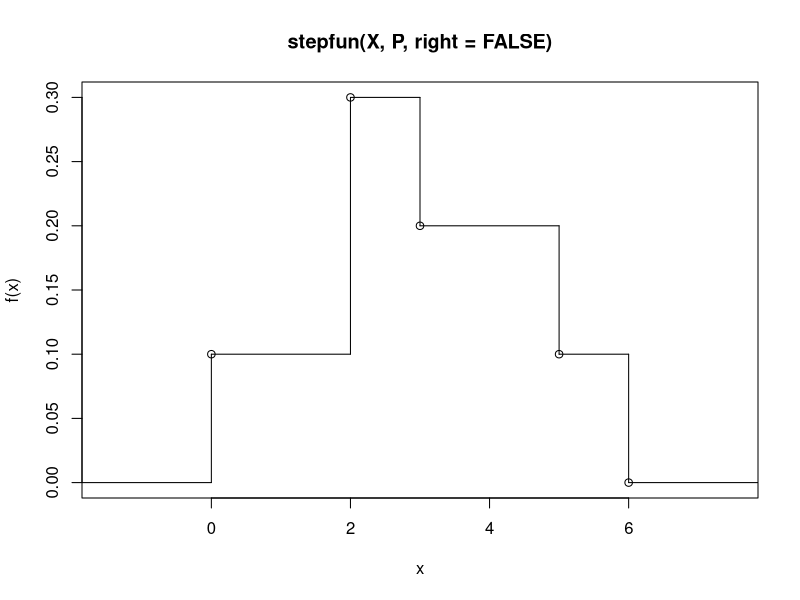
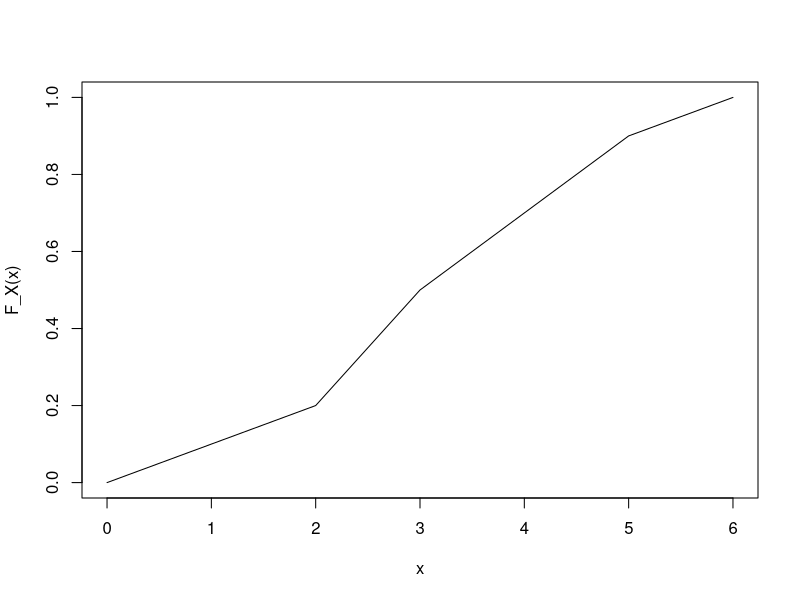
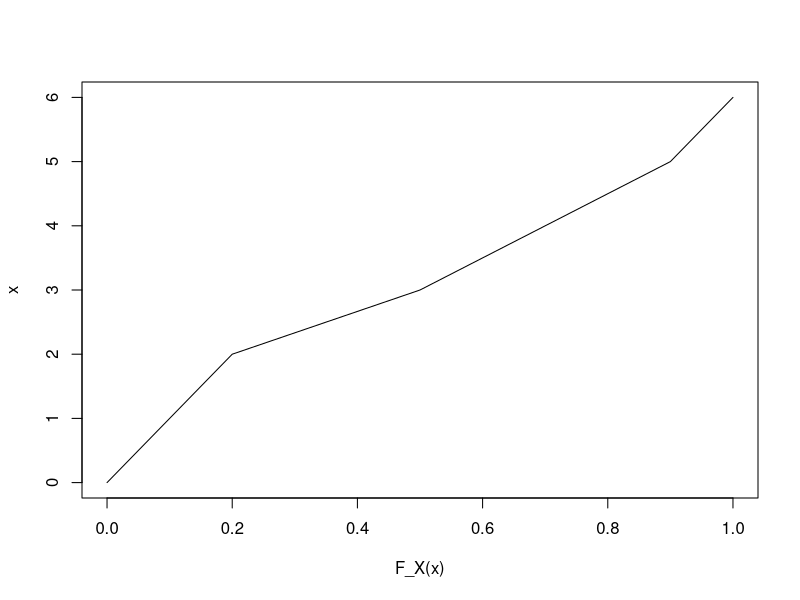
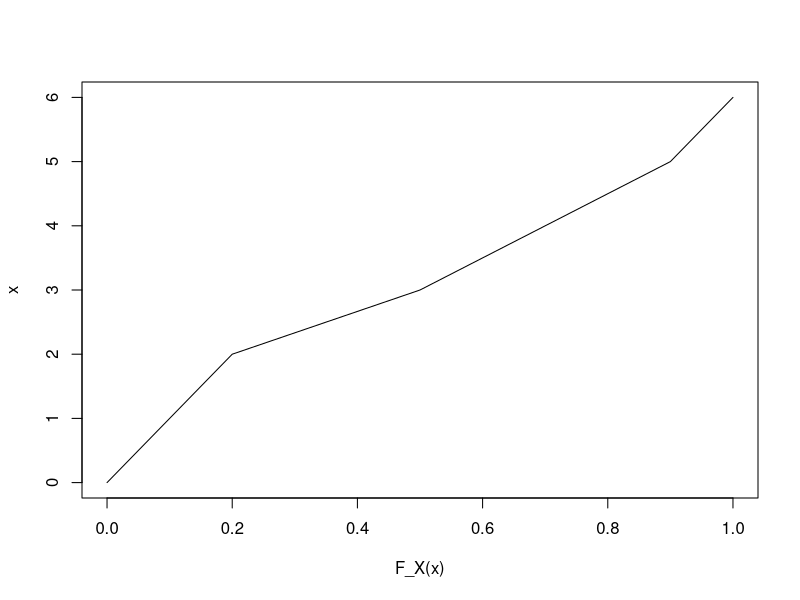
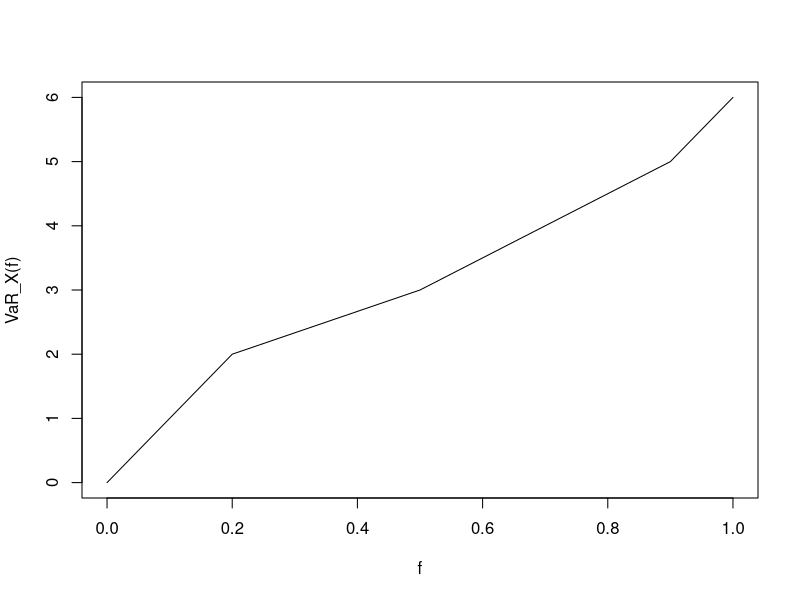
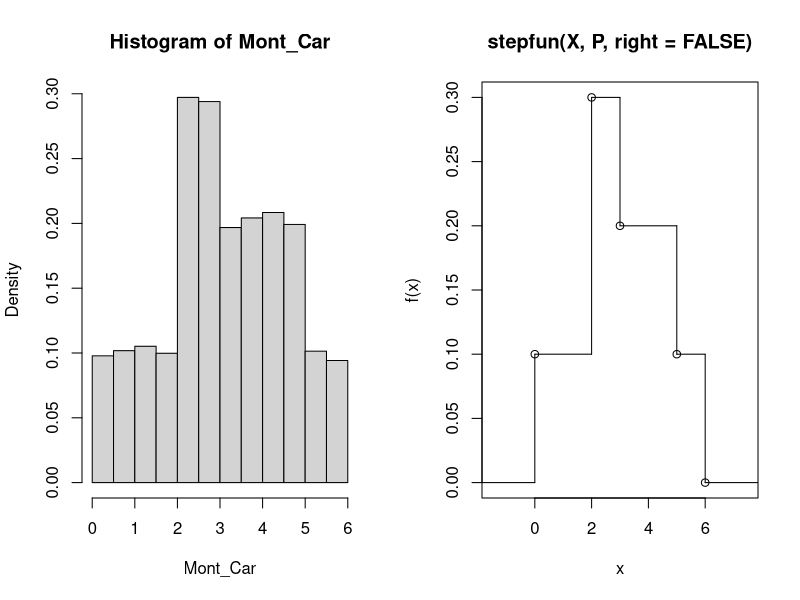
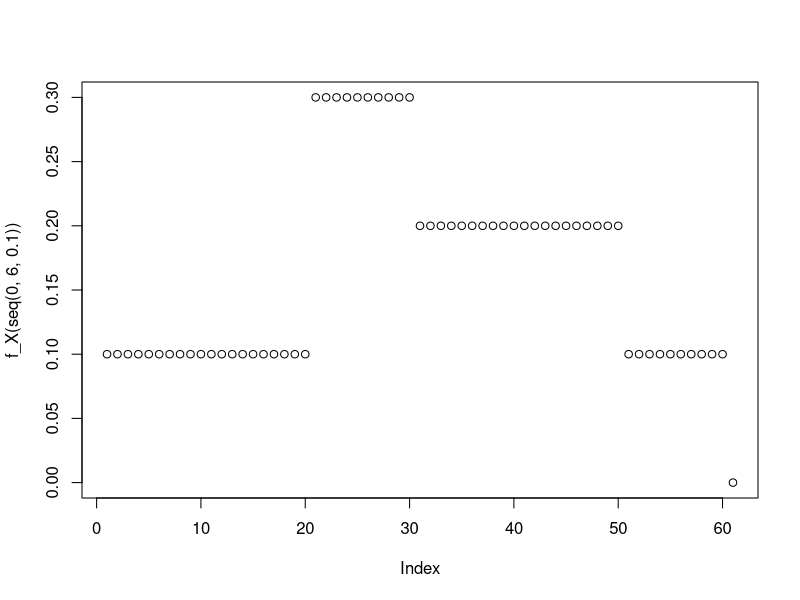
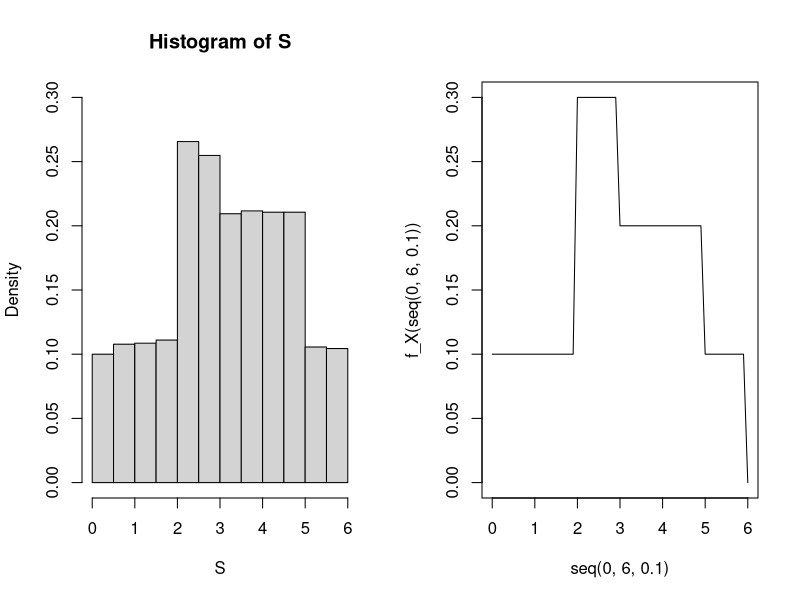

Source code (R) for these figures, in order: (Note: this script raises an error after producing the figures.)

X <- c(0,2,3,5,6)
P <- c(0, 0.1, 0.3, 0.2, 0.1, 0)

?stepfun

f_X <- stepfun(X,P, right = FALSE)
plot(f_X)

# vectorize function using for loop
F_X <- function(X) {
  
  i <- 1
  Z <- vector('numeric')
  
  for (x in X) {
    
    if (x < 0) {
      
      Z[i] <- 0
      
    } else if (x >= 0 & x < 2) {
      
      Z[i] <- 0.1 * x
      
    } else if (x >= 2 & x < 3) {
      
      Z[i] <- 0.3 * x - 0.4
      
    } else if (x >= 3 & x < 5) {
      
      Z[i] <- 0.2 * x - 0.1
      
    } else if (x >=5 & x < 6) {
      
      Z[i] <- 0.1 * x + 0.4
      
    } else {
      
      Z[i] <- 1
      
    }
    
  i <- i + 1
  
  }
  
  return(Z)

}

?Vectorize

x <- seq(0,6,0.1)
plot(x, F_X(x), type = 'l')

plot(F_X(x), x, type = 'l')


VaR_X <- function(X) {
  
  i <- 1
  Z <- vector('numeric')
  
  for (x in X) {
    
    if (x <= 0) {
      
      Z[i] <- 0
      
    } else if (x > 0 & x <= 0.2) {
      
      Z[i] <- 10 * x
      
    } else if (x > 0.2 & x <= 0.5) {
      
      Z[i] <- (10/3) * x + (4/3)
      
    } else if (x > 0.5 & x <= 0.9) {
      
      Z[i] <- 5 * x + 0.5
      
    } else if (x > 0.9 & x <= 1) {
      
      Z[i] <- 10 * x - 4
      
    } else {
      
      Z[i] <- 1
      
    }
    
    i <- i + 1
    
  }
  
  return(Z)
  
}

# simple reverse axis
plot(F_X(x), x, type = 'l')


# use VaR function
f <- seq(0,1,0.01)
plot(f, VaR_X(f), type = 'l')

matrix(f)
?apply
# must change vector into matrix when using apply
V <- apply(matrix(f), MARGIN = 1, FUN = VaR_X)
# margin 1 is for returning one row vector (apply over rows)
# margin 2 is for returning one column vector (apply over columns)


#### Monte Carlo Inversion Method ####

# generate uniformly distributed RV
U_u <- runif(10000)

# input uniformly distributed RV into VaR
Mont_Car <- apply(matrix(U_u), MARGIN = 1, FUN = VaR_X)

length(seq(0,1,0.01))


# plot hist and density function should be similar
par(mfrow = c(1,2))
hist(Mont_Car, freq = FALSE)
f_X <- stepfun(X,P, right = FALSE)
plot(f_X)


# rejection sampling

par(mfrow = c(1,1))

n = 1:10000
M = 1.5

plot(f_X(seq(0,6,0.1)))

S <- vector('numeric')

for (t in n) {
  
  y <- runif(1, 0, 6)
  u <- runif(1)
  
  while (M * u * dunif(y, 0, 6) >= f_X(y)) {
    
    y <- runif(1, 0, 6)
    u <- runif(1)
    
  }
  
  S[t] <- y
  
}


par(mfrow = c(1,2))
hist(S, freq = FALSE, ylim = c(0, 0.3))
plot(seq(0,6,0.1),
      f_X(seq(0,6, 0.1)), 
      type='l')



#### show the points on the density graph ####
n <- 10000
K <- runif(n+1, 0, 1)

plot(K)
plot(AX, f_X(AX), type='l', ylim=c(0,0.3))

AX <- seq(0, 6, (6/n))

L <- f_X(AX)

K[K > L] <- NA

plot(AX, K)
